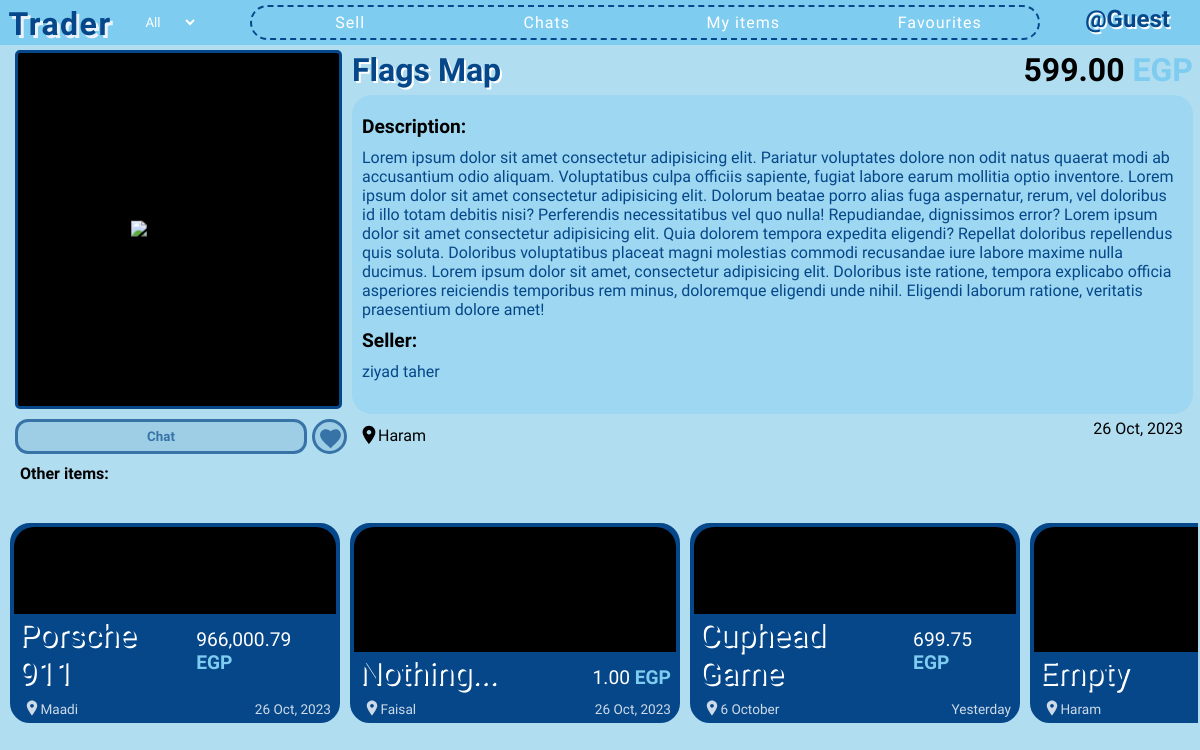
/1/, run on the app's committed database.
### app/models.py (models this page shows)
class Item(db.Model):
    id = db.Column(db.Integer, primary_key=True)
    title = db.Column(db.String(100), nullable=False)
    description = db.Column(db.Text, nullable=False)
    location = db.Column(db.String(100), nullable=False)
    price = db.Column(db.Float, default=0, nullable=False)
    is_sold = db.Column(db.Boolean, default=False)
    created_at = db.Column(db.DateTime)
    owner = db.Column(db.Integer, db.ForeignKey("user.id", ondelete='CASCADE'), nullable=False)
    images = db.relationship('Image', backref='images_set', lazy=True)
    chats = db.relationship('Chat', backref='chats_set', lazy=True)

class User(db.Model, UserMixin):
    id = db.Column(db.Integer, primary_key=True)
    firstname = db.Column(db.String(50), nullable=False)
    lastname = db.Column(db.String(50), nullable=False)
    username = db.Column(db.String(30), unique=True, nullable=False)
    email = db.Column(db.String(120), unique=True, nullable=False)
    password = db.Column(db.String(120), nullable=False)
    sent_chat = db.relationship('Chat', backref='sent_by_set', lazy=True, foreign_keys='Chat.sent_by')
    received_chat = db.relationship('Chat', backref='received_by_set', lazy=True, foreign_keys='Chat.received_by')
    items = db.relationship('Item', backref='item_owner', lazy=True)
    contacts = db.relationship('User', secondary=user_contacts,
                               primaryjoin=(user_contacts.c.contact_id == id),
                               secondaryjoin=(user_contacts.c.contacted_id == id),
                               backref=db.backref('contacted_by', lazy='dynamic'),
                               lazy='dynamic')
    favourites = db.relationship('Item', secondary=favourite_items, backref=db.backref('fav_users', lazy='dynamic'))

### app/routes.py (the view)
@app.get("/<int:item_id>/")
def single_item(item_id):
    items = []
    item = None
    for entry in Item.query.all():
        if entry.id == item_id:
            item = entry
            seller = User.query.get(item.owner)
        else:
            items.append(entry)
    if not item:
        abort(404)
    if current_user.is_authenticated:
        is_favourite = item in current_user.favourites
    else:
        is_favourite = False
    return render_template("single-item.html", items=items, item=item, seller=seller, is_favourite=is_favourite)

### app/__init__.py (called while the page is built)
def price_format(float):
    return '{:,.2f}'.format(float)

### app/templates/single-item.html (shortened to what this page needs)
{% extends 'base.html' %}
{% block head %}
    <link rel="stylesheet" href="{{ url_for('static', filename='css/partials/item.css') }}">
    <link rel="stylesheet" href="{{ url_for('static', filename='css/single-item.css') }}">
{% endblock %}
{% block content %}
    <div class="grid-cont">
        <div class="item-img-cont">
            <img src="{{ url_for('serve_image', img_id=item.images[0].id) }}" alt="item-image">
        </div>
        {% if current_user.id == seller.id %}
        <div class="seller-btns">
            <button class="edit-btn" onclick="window.location.href = `{{ url_for('edit_item', item_id=item.id) }}?next={{ url_for('single_item', item_id=item.id) }}`">Edit</button>
            <button class="delete-btn" onclick="window.location.href = `{{ url_for('delete_item', item_id=item.id) }}?next={{ url_for('index') }}`">Delete</button>
        </div>
        {% else %}
        <button class="chat-btn" onclick="goToChat()">Chat</button>
        <button class="favourite-btn {% if is_favourite %}fav{% endif %}" onclick="toggleFavourite()">
            <svg
            width="25"
            height="25"
            xmlns="http://www.w3.org/2000/svg"
            viewBox="0 0 24 24"
            >
            <path
                d="M12 21.35l-1.45-1.32C5.4 15.36 2 12.28 2 8.5 2 5.42 4.42 3 7.5 3c1.74 0 3.41.81 4.5 2.09C13.59 3.81 15.26 3 17 3 20.08 3 22 5.42 22 8.5c0 3.78-3.4 6.86-8.55 11.54L12 21.35z"
            />
            </svg>
        </button>
        {% endif %}
        <div class="title-price">
            <h2 class="item-title">{{ item.title }}</h2>
            <div class="price-cont">{{ price_format(item.price) }} <span class="egp">EGP</span></div>
        </div>
        <div class="description-cont">
            <div>Description:</div>
            {{ item.description }}
            <div>Seller:</div>
            {{ seller.firstname }} {{ seller.lastname }}
        </div>
        <div class="location-cont">
            <svg
                width="22px"
                height="22px"
                xmlns="http://www.w3.org/2000/svg"
                viewBox="0 0 24 24"
                fill="#000000"
            >
                <path d="M12 2C8.13 2 5 5.13 5 9c0 4.25 7 13 7 13s7-8.75 7-13c0-3.87-3.13-7-7-7zm0 9.5c-1.38 0-2.5-1.12-2.5-2.5s1.12-2.5 2.5-2.5 2.5 1.12 2.5 2.5-1.12 2.5-2.5 2.5z" />
            </svg> {{ item.location }}
        </div>
        <div class="item-created-at">{{ date_format(item.created_at, force_datetime=True) }}</div>
        <div class="other-items-cont">
            <div class="title">Other items:</div>
            <div class="other-items">
                {% for item in items %}
                    {% include 'partials/item.html' %}
                {% endfor %}
            </div>
        </div>
    </div>
{% endblock %}

### app/templates/base.html (shortened to what this page needs)
<!DOCTYPE html>
<html lang="en">
<head>
    <link rel="stylesheet" href="{{ url_for('static', filename='css/base.css') }}">
    <link rel="stylesheet" href="{{ url_for('static', filename='css/partials/user-card.css') }}">
    {% block head %}
    {% endblock %}
</head>
<body>
    {% block nav %}
        <header>
            <nav class="{% block nav_search %}{% endblock %}">
                <a href="{{ url_for('index') }}" class="app-name">Trader</a>
                <select name="location" class="location" class="">
                    <option class="all" value="">All</option>
                </select>
                <div class="all-links">
                    <a href="{{ url_for('sell') }}" class="nav-link">Sell</a>
                    <a href="{{ url_for('chats') }}" class="nav-link">Chats</a>
                    <a href="{{ url_for('my_items') }}" class="nav-link">My items</a>
                    <a href="{{ url_for('favourites') }}" class="nav-link">Favourites</a>
                </div>
                <div class="user-card-cont">
                    {% if current_user.is_authenticated %}
                        {% include 'partials/user-card.html' %}
                        <a href="{{ url_for('logout') }}" class="logout">Log out</a>
                    {% else %}
                        <div class="guest">@Guest</div>
                    {% endif %}
                </div>
            </nav>
        </header>
    {% endblock %}
    {% block content %}
    {% endblock %}
</body>
</html>

### app/templates/partials/item.html (shortened to what this page needs)
<div class="single-item-cont location-{% if item.location == '6 October' %}october{% else %}{{ item.location|lower }}{% endif %}" id="item-{{ item.id }}">
    <a class="item" href="{{ url_for('single_item', item_id=item.id) }}">
        <div class="img-cont">
        </div>
        <div class="upper">
            <div class="item-title">{{ item.title }}</div>
            <div class="item-price">{{ price_format(item.price) }} <span class="egp">EGP</span></div>
        </div>
        <div class="lower">
            <div class="item-location">
                <svg
                    width="18px"
                    height="18px"
                    xmlns="http://www.w3.org/2000/svg"
                    viewBox="0 0 24 24"
                    fill="#fff"
                >
                    <path d="M12 2C8.13 2 5 5.13 5 9c0 4.25 7 13 7 13s7-8.75 7-13c0-3.87-3.13-7-7-7zm0 9.5c-1.38 0-2.5-1.12-2.5-2.5s1.12-2.5 2.5-2.5 2.5 1.12 2.5 2.5-1.12 2.5-2.5 2.5z" />
                </svg> {{ item.location }}
            </div>
            <div>{{ date_format(item.created_at) }}</div>
        </div>
    </a>
</div>

### app/static/css/base.css (style rules this page uses)
* { font-family: 'Varela Round', serif; box-sizing: border-box; margin: 0; padding: 0; font-size: bolder; }
body { background-color: #B1DDF1; color: white; }
nav { position: relative; display: grid; grid-template-columns: 120px 120px 1fr 150px; background-color: #7eccf0; height: 45px; }
.app-name { position: relative; top: 5px; font-family: Cookie; font-weight: bolder; font-size: 2rem; text-align: center; letter-spacing: 1.5px; text-decoration: none; color: #064789; text-shadow: 3px 3px #EBF2FA; transition: all 0.3s; }
nav .location { background-color: #7eccf0; border: none; color: white; width: fit-content; text-align: center; }
.all-links { display: flex; justify-content: space-evenly; align-items: center; border: 2px dashed #064789; height: 35px; border-radius: 20px; margin: 5px 10px; }
.all-links .nav-link:first-of-type { border-top-left-radius: 20px; border-bottom-left-radius: 20px; }
.all-links .nav-link:last-of-type { border-top-right-radius: 20px; border-bottom-right-radius: 20px; }
.all-links .nav-link { color: white; letter-spacing: 1px; text-decoration: none; height: 100%; width: 100%; text-align: center; padding-top: 6px; }
.user-card-cont { position: relative; display: grid; column-gap: 5px; grid-template-columns: auto 1fr; grid-template-rows: 1fr 1fr; color: black; padding: 5px; height: 45px; padding-left: 10px; transition: background-color .2s ease-out; cursor: pointer; }
.guest { grid-column: span 2; font-weight: bolder; position: relative; text-align: center; font-size: 1.5rem; color: #064789; color: #064789; text-shadow: 1.5px 1.5px white; }

### app/static/css/partials/item.css (style rules this page uses)
.single-item-cont { position: relative; width: 440px; margin: auto; transition: transform 0.5s; }
.item { position: relative; display: flex; flex-direction: column; justify-content: space-between; text-decoration: none; color: white; width: 440px; height: 290px; background-color: #064789; border-radius: 20px; border: 4px solid #064789; cursor: pointer; }
.img-cont { border-radius: 20px 20px 0 0; position: relative; background-color: black; overflow: hidden; height: 85%; }
.upper, .lower { display: flex; justify-content: space-between; align-items: baseline; padding: 2px 5px; }
.upper { font-size: 1.2rem; }
span.egp { color: #7eccf0; font-weight: bolder; }
.lower { font-size: 0.85rem; opacity: 0.8; }
.lower svg { position: relative; top: 3.5px; left: 4px; }

### app/static/css/single-item.css (style rules this page uses)
.grid-cont { width: 100%; display: grid; grid-template-columns: 25% 35px 1fr auto; grid-template-rows: 45px 1fr 30px 1fr; gap: 5px; height: 91vh; width: 99vw; margin: 0 10px; color: black; }
.item-img-cont { position: relative; background-color: black; overflow: hidden; margin: 5px; border: 3px solid #064789; border-radius: 5px; grid-column: span 2; grid-row: span 2; }
.item-img-cont img { position: absolute; top: 50%; left: 50%; transform: translate(-50%, -50%); max-width: 100%; max-height: 100%; }
button { height: 35px; cursor: pointer; color: #064789; border-color: #064789; background-color: rgba(132, 189, 215, 0.644); opacity: 0.7; border-style: solid; border-width: 3px; }
.chat-btn, .seller-btns { grid-column-start: 1; margin-left: 5px; }
.chat-btn, .seller-btns button { border-radius: 13px; font-weight: bolder; }
.favourite-btn { grid-column-start: 2; border-radius: 50%; width: 35px; }
.favourite-btn svg { position: relative; right: 2.25px; bottom: 1px; margin: 5px; fill: #064789; }
.title-price { display: flex; justify-content: space-between; align-items: center; margin-bottom: 5px; grid-row: 1; grid-column: 3 / 5; margin-top: 10px; }
.item-title { font-size: 2rem; color: #064789; text-shadow: 2px 2px white; }
.price-cont { font-size: 2rem; font-weight: bolder; padding: 10px 0; }
.price-cont .egp { color: #7eccf0; }
.description-cont { color: #064789; overflow: auto; background-color: #7eccf065; border-radius: 20px; padding: 10px; grid-row: 2; grid-column: 3 / 5; }
.description-cont div { font-size: 1.2rem; font-weight: bolder; color: black; padding: 10px 0; }
.location-cont { grid-column-start: 3; grid-row-start: 3; }
.location-cont svg { position: relative; top: 5px; left: 6px; }
.item-created-at { grid-column-start: -2; grid-row-start: 3; margin-right: 10px; }
.other-items-cont { grid-column: span 5; }
.other-items-cont .title { font-weight: bolder; padding: 10px; }
.other-items { display: flex; gap: 10px; overflow: auto; padding-bottom: 5px; height: 83%; width: 100%; }
.item { flex-shrink: 0; width: 330px; height: 200px; }

### data on the page
Item: title "Flags Map", price "599.00", description "Lorem ipsum dolor sit amet consectetur adipisicing elit. Pariatur voluptates dolore non odit natus quaerat modi ab accusantium odio aliquam. Voluptatibus culpa officiis sapiente, fugiat labore earum mollitia optio inventore. Lorem ipsum dolor sit amet consectetur adipisicing elit. Dolorum beatae porro alias fuga aspernatur, rerum, vel doloribus id illo totam debitis nisi? Perferendis necessitatibus vel quo nulla! Repudiandae, dignissimos error? Lorem ipsum dolor sit amet consectetur adipisicing elit. Quia dolorem tempora expedita eligendi? Repellat doloribus repellendus quis soluta. Doloribus voluptatibus placeat magni molestias commodi recusandae iure labore maxime nulla ducimus. Lorem…", location "Haram", created_at "26 Oct, 2023"
User: firstname "ziyad", lastname "taher"
Item: title "Porsche 911", price "966,000.79", location "Maadi", created_at "26 Oct, 2023"
Item: title "Nothing...", price "1.00", location "Faisal", created_at "26 Oct, 2023"
Item: title "Cuphead Game", price "699.75", location "6 October", created_at "Yesterday"
Item: title "Empty", location "Haram"
